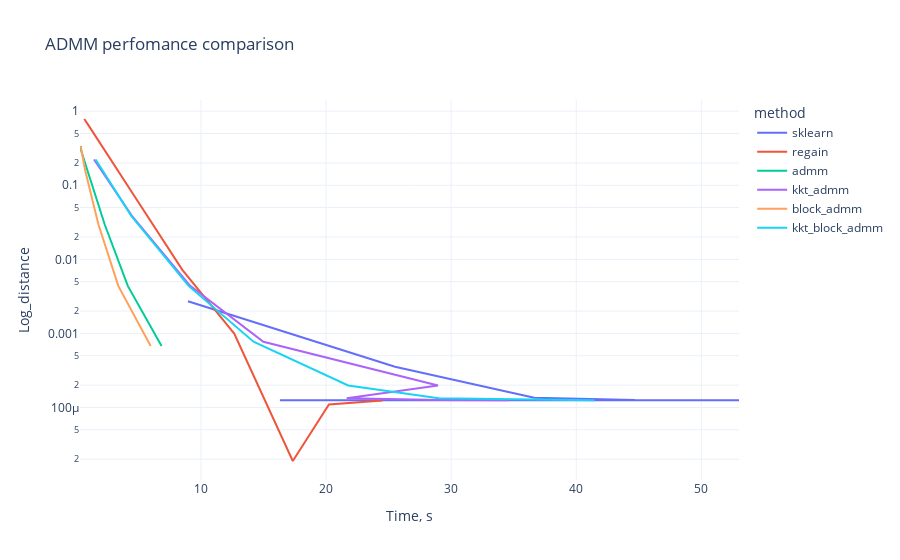

Notebook code for this chart:
### Code cell
fig = px.line(df, x="sec_time", y="distance",color='method', title='ADMM perfomance comparison', 
              template = "plotly_white",
              labels={"sec_time": "Time, s",
                "distance": "Log_distance",
                "method": "method"
                 },
              log_y = True)

fig.show()

### Figure 1 — Plotly figure (JSON) as saved in the notebook; plotly's stock layout.template omitted (floating-point values rounded to 4 significant figures)
{"data": [{"hovertemplate": "method=sklearn<br>Time, s=%{x}<br>Log_distance=%{y}<extra></extra>", "legendgroup": "sklearn", "line": {"color": "#636efa", "dash": "solid"}, "mode": "lines", "name": "sklearn", "orientation": "v", "showlegend": true, "type": "scatter", "x": [8.96, 25.51, 36.64, 44.69, 53.01, 50.46, 27.88, 16.31], "xaxis": "x", "y": [0.002712, 0.0003553, 0.0001356, 0.0001258, 0.0001254, 0.0001254, 0.0001254, 0.0001254], "yaxis": "y"}, {"hovertemplate": "method=regain<br>Time, s=%{x}<br>Log_distance=%{y}<extra></extra>", "legendgroup": "regain", "line": {"color": "#EF553B", "dash": "solid"}, "mode": "lines", "name": "regain", "orientation": "v", "showlegend": true, "type": "scatter", "x": [0.67, 0.96, 4.52, 8.51, 12.66, 17.34, 20.23, 24.52], "xaxis": "x", "y": [0.7845, 0.6627, 0.07843, 0.007218, 0.0009955, 1.892e-05, 0.00011, 0.000124], "yaxis": "y"}, {"hovertemplate": "method=admm<br>Time, s=%{x}<br>Log_distance=%{y}<extra></extra>", "legendgroup": "admm", "line": {"color": "#00cc96", "dash": "solid"}, "mode": "lines", "name": "admm", "orientation": "v", "showlegend": true, "type": "scatter", "x": [0.48, 0.47, 0.45, 0.33, 0.92, 2.3, 4.15, 6.85], "xaxis": "x", "y": [0.329, 0.329, 0.329, 0.329, 0.1596, 0.02977, 0.004378, 0.0006775], "yaxis": "y"}, {"hovertemplate": "method=kkt_admm<br>Time, s=%{x}<br>Log_distance=%{y}<extra></extra>", "legendgroup": "kkt_admm", "line": {"color": "#ab63fa", "dash": "solid"}, "mode": "lines", "name": "kkt_admm", "orientation": "v", "showlegend": true, "type": "scatter", "x": [1.45, 4.48, 9.14, 14.99, 28.95, 21.65, 29.13, 34.62], "xaxis": "x", "y": [0.2224, 0.0387, 0.004378, 0.0007717, 0.0001984, 0.0001332, 0.0001262, 0.0001255], "yaxis": "y"}, {"hovertemplate": "method=block_admm<br>Time, s=%{x}<br>Log_distance=%{y}<extra></extra>", "legendgroup": "block_admm", "line": {"color": "#FFA15A", "dash": "solid"}, "mode": "lines", "name": "block_admm", "orientation": "v", "showlegend": true, "type": "scatter", "x": [0.43, 0.41, 0.4, 0.4, 0.74, 1.8, 3.39, 5.98], "xaxis": "x", "y": [0.329, 0.329, 0.329, 0.329, 0.1596, 0.02977, 0.004378, 0.0006775], "yaxis": "y"}, {"hovertemplate": "method=kkt_block_admm<br>Time, s=%{x}<br>Log_distance=%{y}<extra></extra>", "legendgroup": "kkt_block_admm", "line": {"color": "#19d3f3", "dash": "solid"}, "mode": "lines", "name": "kkt_block_admm", "orientation": "v", "showlegend": true, "type": "scatter", "x": [1.58, 4.43, 9.01, 14.2, 21.77, 29.01, 39.71, 41.45], "xaxis": "x", "y": [0.2224, 0.0387, 0.004378, 0.0007717, 0.0001984, 0.0001332, 0.0001262, 0.0001255], "yaxis": "y"}], "layout": {"legend": {"title": {"text": "method"}, "tracegroupgap": 0}, "title": {"text": "ADMM perfomance comparison"}, "xaxis": {"anchor": "y", "domain": [0, 1], "title": {"text": "Time, s"}}, "yaxis": {"anchor": "x", "domain": [0, 1], "title": {"text": "Log_distance"}, "type": "log"}}}
